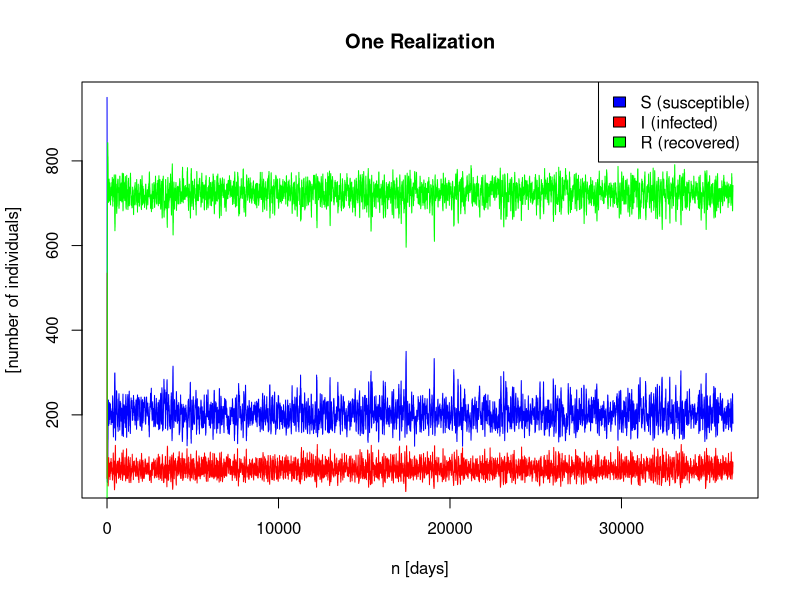

Reproduce this figure in R.
#f)

Y0 = c(950,50,0)
N = sum(Y0)

alpha = 0.01
gamma = 0.10
beta_n <- function(Y) {
  return (0.5 * Y[2]/N)
}

simulate_step <-  function(Y) {
  I_new = rbinom(size = Y[1],1,beta_n(Y))
  R_new = rbinom(size = Y[2],1,gamma)
  S_new = rbinom(size = Y[3],1,alpha)
  
  Y_new = c(Y[1] - I_new + S_new, Y[2] - R_new + I_new, Y[3] - S_new + R_new)
  
  return (Y_new)
}



simulate_and_plot_realization <- function(Y0,iterations) {
  Y = Y0
  S_n = integer(iterations)
  S_n[1] = Y[1]
  
  I_n = integer(iterations)
  I_n[1] = Y[2]
  
  R_n = integer(iterations)
  R_n[1] = Y[3]
  
  
  for (i in 2:(iterations+1)) {
    Y = simulate_step(Y)
    S_n[i] = Y[1]
    I_n[i] = Y[2]
    R_n[i] = Y[3]
  }
  t = seq(1,iterations+1, by = 1)
  plot(t,S_n, type = "l", col = "blue", ylab = "[number of individuals]", xlab = "n [days]", main = "One Realization")
  lines(t,I_n, col = "red")
  lines(t,R_n, col = "green")
  legend("topright",c("S (susceptible)","I (infected)", "R (recovered)"), fill = c("blue","red", "green"))
  
  M = matrix(c(S_n,I_n,R_n), nrow = 3, byrow = TRUE)
  return (M)
  
}

print(rbinom(size = 10,n = 1,0.5))

iterations = 300
#Y= simulate_and_plot_realization(Y0,iterations)

#g)

iterations = 365 * 100
Y = simulate_and_plot_realization(Y0,iterations)
S_n = Y[1,]
I_n = Y[2,]
R_n = Y[3,]
print(sum(S_n)/(iterations*N))
print(sum(I_n)/(iterations*N))
print(sum(R_n)/(iterations*N))



#h)

estimate_max <- function(Y0,iterations,simulations) {
  maximum_sum = 0
  maximum_time_sum = 0
  
  
  for (i in 1:simulations){
    Y = Y0
    I_max = 0
    n_max = 0
    for (j in 1:iterations) {
      if (Y[2] > I_max) {
        I_max = Y[2]
        n_max = j
      }
      Y = simulate_step(Y)
    }

   maximum_sum = maximum_sum + I_max
   maximum_time_sum = maximum_time_sum + n_max
  }
  return (c(maximum_sum/simulations,maximum_time_sum/simulations))
}

Estimates <- estimate_max(Y0,300,1000)
print(Estimates)








